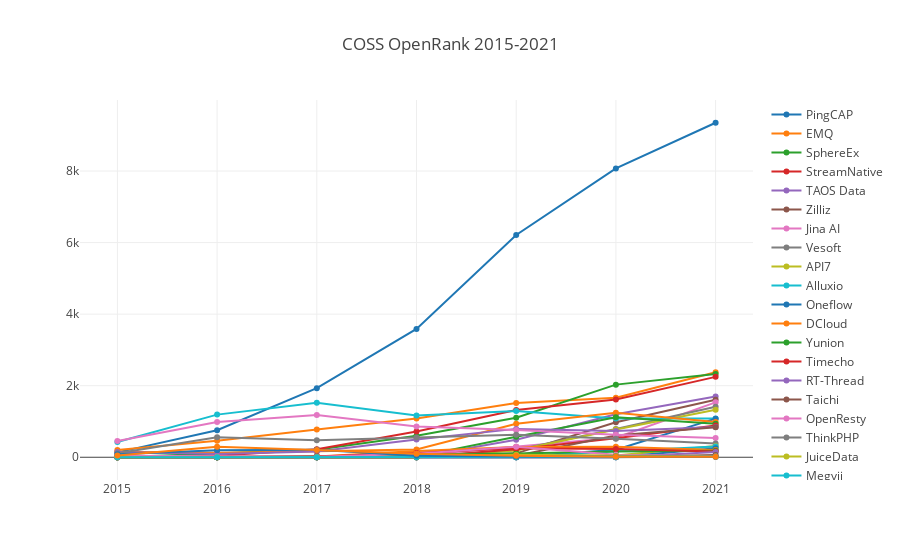

Notebook cell for this chart:
### Markdown cell above
## OpenRank for Chinese COSS

### Code cell
openDigger.index.openrank.getRepoOpenrank({
    labelIntersect: [':companies/coss', ':regions/China'],
    startYear: 2015,
    endYear: 2021,
    startMonth: 1,
    endMonth: 12,
    groupTimeRange: 'year',
    groupBy: 'Company',
    limit: -1
}).then(data => {
    openDigger.render.plotly(data.map(row => {
        return {
            x: [2015, 2016, 2017, 2018, 2019, 2020, 2021],
            y: row.open_rank,
            name: row.label
        };
    }), {title: 'Chinese COSS OpenRank 2015-2021'});
});

### Figure 1 — Plotly figure (JSON) as saved in the notebook; plotly's stock layout.template omitted (floating-point values rounded to 4 significant figures)
{"data": [{"name": "PingCAP", "visible": true, "x": [2015, 2016, 2017, 2018, 2019, 2020, 2021], "y": [135.8, 755.4, 1931.0, 3586.0, 6213.0, 8072.0, 9349.0]}, {"name": "EMQ", "x": [2015, 2016, 2017, 2018, 2019, 2020, 2021], "y": [205.8, 463.1, 778.5, 1081.0, 1516.0, 1663.0, 2375.0]}, {"name": "SphereEx", "x": [2015, 2016, 2017, 2018, 2019, 2020, 2021], "y": [0, 116.0, 211.2, 599.4, 1103.0, 2030.0, 2329.0]}, {"name": "StreamNative", "x": [2015, 2016, 2017, 2018, 2019, 2020, 2021], "y": [0, 45.14, 223.8, 719.8, 1321, 1613.0, 2246.0]}, {"name": "TAOS Data", "x": [2015, 2016, 2017, 2018, 2019, 2020, 2021], "y": [0, 0, 0, 0, 491.4, 1203.0, 1698.0]}, {"name": "Zilliz", "x": [2015, 2016, 2017, 2018, 2019, 2020, 2021], "y": [0, 0, 0, 0, 109.3, 980.1, 1605.0]}, {"name": "Jina AI", "x": [2015, 2016, 2017, 2018, 2019, 2020, 2021], "y": [0, 0, 0, 45.97, 294.0, 543.3, 1535.0]}, {"name": "Vesoft", "x": [2015, 2016, 2017, 2018, 2019, 2020, 2021], "y": [0, 0, 0, 0, 202.8, 787.9, 1412.0]}, {"name": "API7", "x": [2015, 2016, 2017, 2018, 2019, 2020, 2021], "y": [0, 0, 0, 0, 185.9, 775.7, 1327.0]}, {"name": "Alluxio", "x": [2015, 2016, 2017, 2018, 2019, 2020, 2021], "y": [426.0, 1191.0, 1522.0, 1165.0, 1296.0, 1080.0, 1086.0]}, {"name": "Oneflow", "x": [2015, 2016, 2017, 2018, 2019, 2020, 2021], "y": [0, 0, 0, 0, 9.59, 208.2, 1079.0]}, {"name": "DCloud", "x": [2015, 2016, 2017, 2018, 2019, 2020, 2021], "y": [151.0, 124.4, 167.1, 217.1, 937.8, 1246.0, 987.1]}, {"name": "Yunion", "x": [2015, 2016, 2017, 2018, 2019, 2020, 2021], "y": [0, 0, 0, 17.78, 571.7, 1120.0, 935.2]}, {"name": "Timecho", "x": [2015, 2016, 2017, 2018, 2019, 2020, 2021], "y": [0, 0, 0, 0, 223.1, 528.1, 888.9]}, {"name": "RT-Thread", "x": [2015, 2016, 2017, 2018, 2019, 2020, 2021], "y": [144.2, 94.28, 159.5, 497.5, 793.0, 737.1, 846.1]}, {"name": "Taichi", "x": [2015, 2016, 2017, 2018, 2019, 2020, 2021], "y": [0, 0.62, 32.11, 28.64, 40.7, 606.0, 838.8]}, {"name": "OpenResty", "x": [2015, 2016, 2017, 2018, 2019, 2020, 2021], "y": [454.1, 987.2, 1180.0, 862.3, 760.5, 626.0, 539.4]}, {"name": "ThinkPHP", "x": [2015, 2016, 2017, 2018, 2019, 2020, 2021], "y": [115.0, 561.1, 478.4, 555.0, 631.2, 514.2, 387.5]}, {"name": "JuiceData", "x": [2015, 2016, 2017, 2018, 2019, 2020, 2021], "y": [0, 0, 0, 6.23, 30.2, 48.59, 316.1]}, {"name": "Megvii", "x": [2015, 2016, 2017, 2018, 2019, 2020, 2021], "y": [0, 0, 0, 0, 0, 168.5, 300.4]}, {"name": "StarRocks", "x": [2015, 2016, 2017, 2018, 2019, 2020, 2021], "y": [0, 0, 0, 0, 0, 0, 252.6]}, {"name": "Goodrain", "x": [2015, 2016, 2017, 2018, 2019, 2020, 2021], "y": [0, 3.07, 23.05, 177.4, 289.1, 292.1, 204.5]}, {"name": "Chatopera", "x": [2015, 2016, 2017, 2018, 2019, 2020, 2021], "y": [0, 0, 17.11, 83.37, 104.9, 160.2, 184.8]}, {"name": "Kyligence", "x": [2015, 2016, 2017, 2018, 2019, 2020, 2021], "y": [13.58, 16.88, 21.04, 122.3, 254.6, 231.6, 159.6]}, {"name": "KodeRover", "x": [2015, 2016, 2017, 2018, 2019, 2020, 2021], "y": [0, 0, 0, 0, 0, 0, 148.8]}, {"name": "Matrix Origin", "x": [2015, 2016, 2017, 2018, 2019, 2020, 2021], "y": [0, 0, 0, 0, 0.66, 5.61, 62.35]}, {"name": "SequoiaDB", "x": [2015, 2016, 2017, 2018, 2019, 2020, 2021], "y": [39.42, 24.14, 15.57, 95.7, 292.5, 70.9, 24.13]}, {"name": "Cloud Wise", "x": [2015, 2016, 2017, 2018, 2019, 2020, 2021], "y": [0, 0, 15.73, 8.75, 1.36, 0, 23.42]}, {"name": "GAAS", "x": [2015, 2016, 2017, 2018, 2019, 2020, 2021], "y": [0, 0, 0, 0, 72.6, 41.91, 21.35]}, {"name": "Galaxy Future", "x": [2015, 2016, 2017, 2018, 2019, 2020, 2021], "y": [0, 0, 0, 0, 0, 0, 17.26]}, {"name": "ZStack", "x": [2015, 2016, 2017, 2018, 2019, 2020, 2021], "y": [83.19, 194.4, 206.5, 38.55, 20.2, 22.78, 12.09]}, {"name": "Oushu", "x": [2015, 2016, 2017, 2018, 2019, 2020, 2021], "y": [52.25, 293.9, 200.2, 94.57, 40.65, 13.68, 11.87]}], "layout": {"autosize": true, "title": {"text": "COSS OpenRank 2015-2021"}, "xaxis": {"autorange": true, "range": [2015.0, 2021.0], "type": "linear"}, "yaxis": {"autorange": true, "range": [-771.5, 10120.0], "type": "linear"}}}
